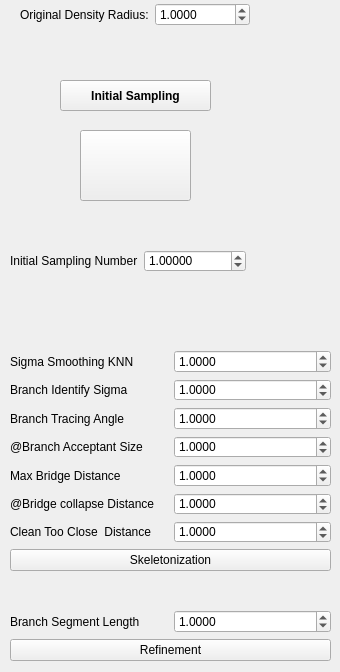
   <widget class="QWidget" name="tab_6">
    <attribute name="title">
     <string>Page</string>
    </attribute>
    <widget class="QWidget" name="layoutWidget_16">
     <property name="geometry">
      <rect>
       <x>10</x>
       <y>250</y>
       <width>236</width>
       <height>22</height>
      </rect>
     </property>
     <layout class="QHBoxLayout" name="horizontalLayout_29">
      <item>
       <widget class="QLabel" name="label_28">
        <property name="text">
         <string>Initial Sampling Number</string>
        </property>
       </widget>
      </item>
      <item>
       <widget class="QDoubleSpinBox" name="skeleton_downsample_num_3">
        <property name="decimals">
         <number>5</number>
        </property>
        <property name="maximum">
         <double>10000.000000000000000</double>
        </property>
        <property name="singleStep">
         <double>0.100000000000000</double>
        </property>
        <property name="value">
         <double>1.000000000000000</double>
        </property>
       </widget>
      </item>
     </layout>
    </widget>
    <widget class="QWidget" name="layoutWidget_4">
     <property name="geometry">
      <rect>
       <x>10</x>
       <y>610</y>
       <width>321</width>
       <height>53</height>
      </rect>
     </property>
     <layout class="QVBoxLayout" name="verticalLayout_5">
      <item>
       <layout class="QHBoxLayout" name="horizontalLayout_61">
        <item>
         <widget class="QLabel" name="label_59">
          <property name="text">
           <string>Branch Segment Length</string>
          </property>
         </widget>
        </item>
        <item>
         <widget class="QDoubleSpinBox" name="wlop_segment_length">
          <property name="decimals">
           <number>4</number>
          </property>
          <property name="maximum">
           <double>1000.000000000000000</double>
          </property>
          <property name="singleStep">
           <double>0.100000000000000</double>
          </property>
          <property name="value">
           <double>1.000000000000000</double>
          </property>
         </widget>
        </item>
       </layout>
      </item>
      <item>
       <widget class="QPushButton" name="wlop_run_all_segment">
        <property name="text">
         <string>Refinement</string>
        </property>
       </widget>
      </item>
     </layout>
    </widget>
    <widget class="QWidget" name="layoutWidget_10">
     <property name="geometry">
      <rect>
       <x>10</x>
       <y>350</y>
       <width>321</width>
       <height>221</height>
      </rect>
     </property>
     <layout class="QVBoxLayout" name="verticalLayout_4">
      <item>
       <layout class="QHBoxLayout" name="horizontalLayout_25">
        <item>
         <widget class="QLabel" name="label_24">
          <property name="text">
           <string>Sigma Smoothing KNN</string>
          </property>
         </widget>
        </item>
        <item>
         <widget class="QDoubleSpinBox" name="wlop_sigma_knn">
          <property name="decimals">
           <number>4</number>
          </property>
          <property name="maximum">
           <double>1000.000000000000000</double>
          </property>
          <property name="singleStep">
           <double>0.100000000000000</double>
          </property>
          <property name="value">
           <double>1.000000000000000</double>
          </property>
         </widget>
        </item>
       </layout>
      </item>
      <item>
       <layout class="QHBoxLayout" name="horizontalLayout_53">
        <item>
         <widget class="QLabel" name="label_51">
          <property name="text">
           <string>Branch Identify Sigma</string>
          </property>
         </widget>
        </item>
        <item>
         <widget class="QDoubleSpinBox" name="PCA_Threshold">
          <property name="decimals">
           <number>4</number>
          </property>
          <property name="maximum">
           <double>1000.000000000000000</double>
          </property>
          <property name="singleStep">
           <double>0.100000000000000</double>
          </property>
          <property name="value">
           <double>1.000000000000000</double>
          </property>
         </widget>
        </item>
       </layout>
      </item>
      <item>
       <layout class="QHBoxLayout" name="horizontalLayout_27">
        <item>
         <widget class="QLabel" name="label_26">
          <property name="text">
           <string>Branch Tracing Angle</string>
          </property>
         </widget>
        </item>
        <item>
         <widget class="QDoubleSpinBox" name="wlop_branch_search_sigma">
          <property name="decimals">
           <number>4</number>
          </property>
          <property name="maximum">
           <double>1000.000000000000000</double>
          </property>
          <property name="singleStep">
           <double>0.100000000000000</double>
          </property>
          <property name="value">
           <double>1.000000000000000</double>
          </property>
         </widget>
        </item>
       </layout>
      </item>
      <item>
       <layout class="QHBoxLayout" name="horizontalLayout_26">
        <item>
         <widget class="QLabel" name="label_25">
          <property name="text">
           <string>@Branch Acceptant Size</string>
          </property>
         </widget>
        </item>
        <item>
         <widget class="QDoubleSpinBox" name="wlop_accept_branch_size">
          <property name="decimals">
           <number>4</number>
          </property>
          <property name="maximum">
           <double>1000.000000000000000</double>
          </property>
          <property name="singleStep">
           <double>0.100000000000000</double>
          </property>
          <property name="value">
           <double>1.000000000000000</double>
          </property>
         </widget>
        </item>
       </layout>
      </item>
      <item>
       <layout class="QHBoxLayout" name="horizontalLayout_71">
        <item>
         <widget class="QLabel" name="label_73">
          <property name="text">
           <string>Max Bridge Distance</string>
          </property>
         </widget>
        </item>
        <item>
         <widget class="QDoubleSpinBox" name="wlop_follow_sample_radius_2">
          <property name="decimals">
           <number>4</number>
          </property>
          <property name="maximum">
           <double>1000.000000000000000</double>
          </property>
          <property name="singleStep">
           <double>0.100000000000000</double>
          </property>
          <property name="value">
           <double>1.000000000000000</double>
          </property>
         </widget>
        </item>
       </layout>
      </item>
      <item>
       <layout class="QHBoxLayout" name="horizontalLayout_55">
        <item>
         <widget class="QLabel" name="label_53">
          <property name="text">
           <string>@Bridge collapse Distance</string>
          </property>
         </widget>
        </item>
        <item>
         <widget class="QDoubleSpinBox" name="wlop_branch_merge_dist">
          <property name="decimals">
           <number>4</number>
          </property>
          <property name="maximum">
           <double>1000.000000000000000</double>
          </property>
          <property name="singleStep">
           <double>0.100000000000000</double>
          </property>
          <property name="value">
           <double>1.000000000000000</double>
          </property>
         </widget>
        </item>
       </layout>
      </item>
      <item>
       <layout class="QHBoxLayout" name="horizontalLayout_24">
        <item>
         <widget class="QLabel" name="label_23">
          <property name="text">
           <string>Clean Too Close  Distance</string>
          </property>
         </widget>
        </item>
        <item>
         <widget class="QDoubleSpinBox" name="wlop_combine_too_close">
          <property name="decimals">
           <number>4</number>
          </property>
          <property name="maximum">
           <double>1000.000000000000000</double>
          </property>
          <property name="singleStep">
           <double>0.100000000000000</double>
          </property>
          <property name="value">
           <double>1.000000000000000</double>
          </property>
         </widget>
        </item>
       </layout>
      </item>
      <item>
       <widget class="QPushButton" name="skeleton_skeletonization">
        <property name="text">
         <string>Skeletonization</string>
        </property>
       </widget>
      </item>
     </layout>
    </widget>
    <widget class="QWidget" name="layoutWidget">
     <property name="geometry">
      <rect>
       <x>20</x>
       <y>0</y>
       <width>230</width>
       <height>30</height>
      </rect>
     </property>
     <layout class="QHBoxLayout" name="horizontalLayout_9">
      <item>
       <widget class="QLabel" name="label_8">
        <property name="text">
         <string>Original Density Radius:</string>
        </property>
       </widget>
      </item>
      <item>
       <widget class="QDoubleSpinBox" name="local_density_radius">
        <property name="decimals">
         <number>4</number>
        </property>
        <property name="maximum">
         <double>1000.000000000000000</double>
        </property>
        <property name="singleStep">
         <double>0.100000000000000</double>
        </property>
        <property name="value">
         <double>1.000000000000000</double>
        </property>
       </widget>
      </item>
     </layout>
    </widget>
    <widget class="QPushButton" name="skeleton_full_auto">
     <property name="geometry">
      <rect>
       <x>80</x>
       <y>130</y>
       <width>111</width>
       <height>71</height>
      </rect>
     </property>
     <property name="font">
      <font>
       <pointsize>25</pointsize>
       <weight>75</weight>
       <bold>true</bold>
      </font>
     </property>
     <property name="text">
      <string/>
     </property>
     <property name="icon">
      <iconset>
       <normaloff>:/newPrefix/images/gowalla_128x128-32.png</normaloff>:/newPrefix/images/gowalla_128x128-32.png</iconset>
     </property>
     <property name="iconSize">
      <size>
       <width>64</width>
       <height>64</height>
      </size>
     </property>
    </widget>
    <widget class="QPushButton" name="skeleton_initial_sampling">
     <property name="geometry">
      <rect>
       <x>60</x>
       <y>80</y>
       <width>151</width>
       <height>31</height>
      </rect>
     </property>
     <property name="font">
      <font>
       <weight>75</weight>
       <bold>true</bold>
      </font>
     </property>
     <property name="text">
      <string>Initial Sampling</string>
     </property>
     <property name="icon">
      <iconset>
       <normaloff>:/mainwindow/images/reload.png</normaloff>:/mainwindow/images/reload.png</iconset>
     </property>
     <property name="iconSize">
      <size>
       <width>20</width>
       <height>20</height>
      </size>
     </property>
     <property name="autoDefault">
      <bool>false</bool>
     </property>
    </widget>
   </widget>
